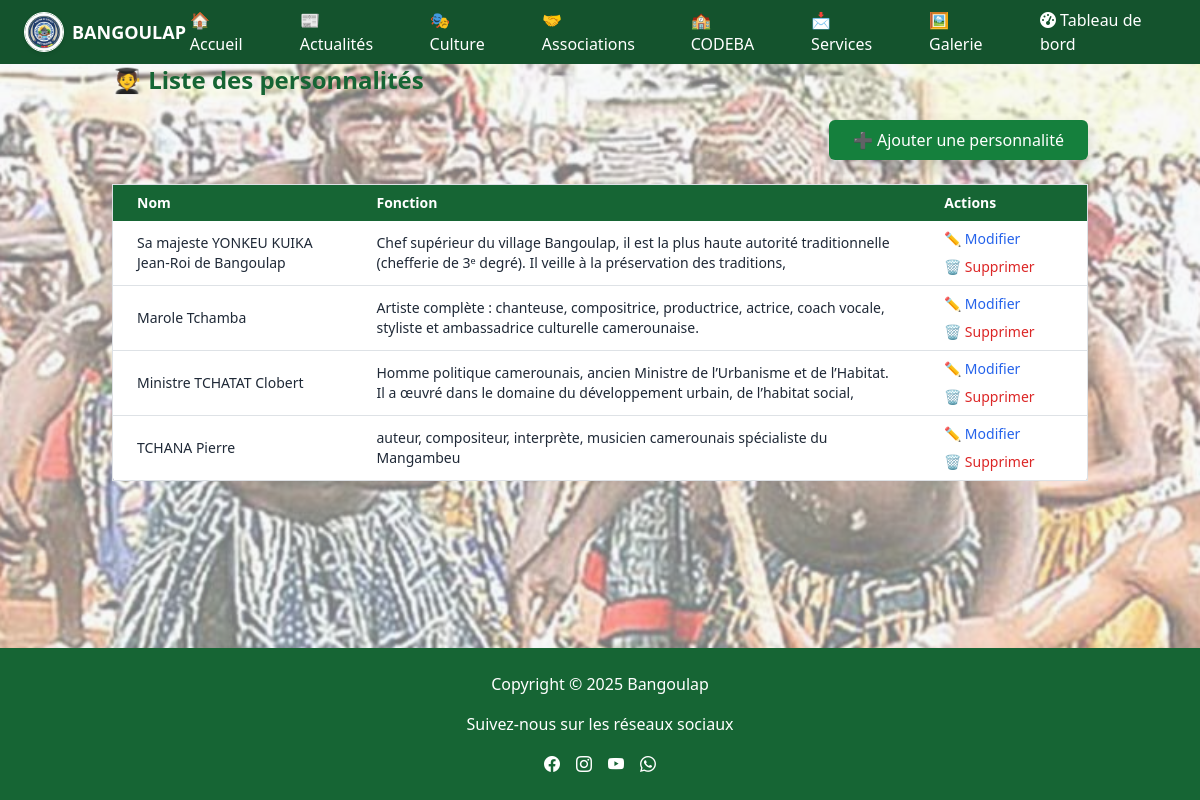
Screenshot of /personnalites/admin/ (signed in) with the database file from the repository.
### personnalites/models.py (models this page shows, shortened)
class Personnalite(models.Model):
    nom = models.CharField(max_length=100)
    slug = models.SlugField(unique=True, default='inconnu')
    photo = models.ImageField(upload_to='personnalites/')
    fonction = models.CharField(max_length=150)
    biographie = models.TextField()

### personnalites/views.py (the view)
# urls.py: path('admin/', views.admin_liste_personnalites, name='admin_liste'),
@user_passes_test(is_superuser)
def admin_liste_personnalites(request):
    personnalites = Personnalite.objects.all()
    return render(request, 'personnalites/admin/liste.html', {'personnalites': personnalites})

### personnalites/views.py (called while the page is built)
def is_superuser(user):
    return user.is_superuser

### personnalites/templates/personnalites/admin/liste.html (shortened to what this page needs)
{% extends "base.html" %}
{% load static %}
{% block content %}
<div class="max-w-5xl mx-auto px-4 py-8">
  <h1 class="text-2xl font-bold text-green-800 mb-6">🧑‍🎓 Liste des personnalités</h1>
  <div class="mb-4 text-right">
    <a href="{% url 'personnalites:ajouter' %}" class="bg-green-700 hover:bg-green-800 text-white px-4 py-2 rounded shadow inline-block">
      ➕ Ajouter une personnalité
    </a>
  </div>
  <div class="overflow-x-auto">
    <table class="min-w-[500px] w-full bg-white border rounded shadow-sm">
      <thead class="bg-green-800 text-white text-sm">
        <tr>
          <th class="text-left px-4 py-2">Nom</th>
          <th class="text-left px-4 py-2">Fonction</th>
          <th class="text-left px-4 py-2">Actions</th>
        </tr>
      </thead>
      <tbody>
        {% for p in personnalites %}
        <tr class="border-b hover:bg-green-50 text-sm">
          <td class="px-4 py-2">{{ p.nom }}</td>
          <td class="px-4 py-2">{{ p.fonction }}</td>
          <td class="px-4 py-2">
            <div class="flex flex-wrap gap-2">
              <a href="{% url 'personnalites:modifier' p.id %}" class="text-blue-600 hover:underline">✏️ Modifier</a>
              <a href="{% url 'personnalites:supprimer' p.id %}" class="text-red-600 hover:underline">🗑️ Supprimer</a>
            </div>
          </td>
        </tr>
        {% empty %}
        <tr>
          <td colspan="3" class="text-center py-4 text-gray-600">Aucune personnalité enregistrée.</td>
        </tr>
        {% endfor %}
      </tbody>
    </table>
  </div>
</div>
{% endblock %}

### rows the page displays
Personnalite: nom "Sa majeste YONKEU KUIKA Jean-Roi de Bangoulap", fonction "Chef supérieur du village Bangoulap, il est la plus haute autorité traditionnelle (chefferie de 3ᵉ degré). Il veille à la préservation des traditions,"
Personnalite: nom "Marole Tchamba", fonction "Artiste complète : chanteuse, compositrice, productrice, actrice, coach vocale, styliste et ambassadrice culturelle camerounaise."
Personnalite: nom "Ministre TCHATAT Clobert", fonction "Homme politique camerounais, ancien Ministre de l’Urbanisme et de l’Habitat. Il a œuvré dans le domaine du développement urbain, de l’habitat social,"
Personnalite: nom "TCHANA Pierre", fonction "auteur, compositeur, interprète, musicien camerounais spécialiste du Mangambeu"
